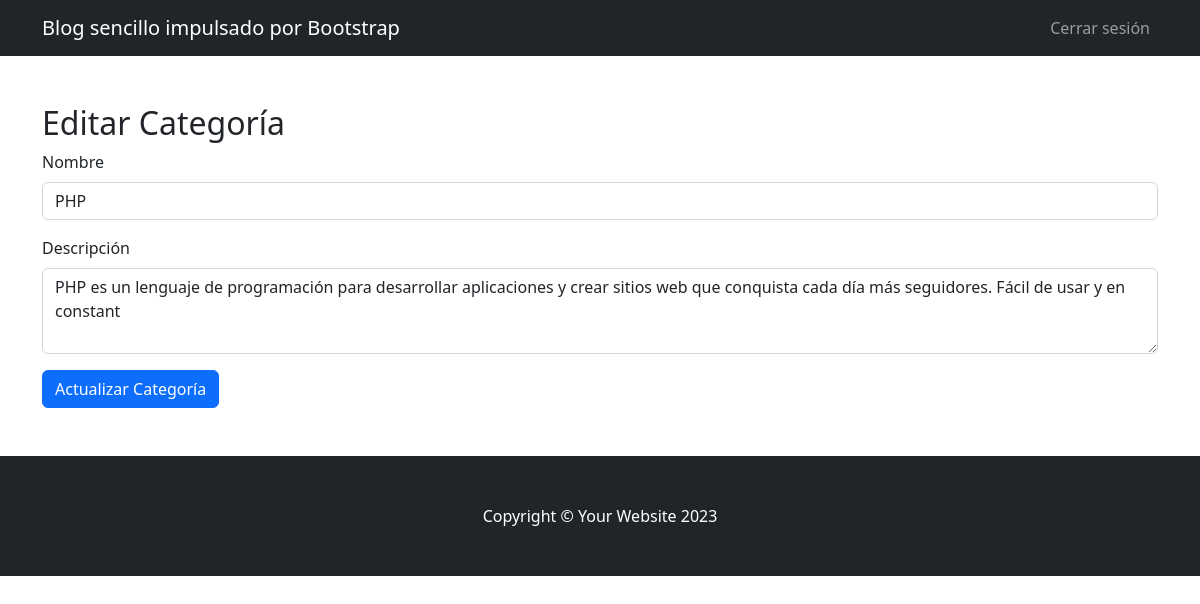
Page /editar_categoria.php?id_categoria=1 (signed in) on the committed database.
### tables this page shows
CREATE TABLE IF NOT EXISTS `categoria` (
  `id_categoria` int NOT NULL AUTO_INCREMENT,
  `nombre_categoria` varchar(50) NOT NULL,
  `descripcion_categoria` varchar(150) NOT NULL,
  PRIMARY KEY (`id_categoria`)
);

### editar_categoria.php (the view, shortened to what this page needs)
<?php
include('includes/header.php');
$id_categoria = $_GET['id_categoria'];
$sql = "SELECT * FROM categoria WHERE id_categoria = :id_categoria";
$stmt = $conn->prepare($sql);
$stmt->bindParam(':id_categoria', $id_categoria, PDO::PARAM_INT);
$stmt->execute();
$categoria = $stmt->fetch(PDO::FETCH_ASSOC);
?>
<div class="container mt-5 mb-5">
    <h2>Editar Categoría</h2>
    <form action="editar_categoria.php?id_categoria=<?php echo $categoria['id_categoria']; ?>" method="POST">
        <div class="mb-3">
            <label for="nombre" class="form-label">Nombre</label>
            <input type="text" class="form-control" id="nombre" name="nombre"
                value="<?php echo htmlspecialchars($categoria['nombre_categoria']); ?>" required>
        </div>
        <div class="mb-3">
            <label for="descripcion" class="form-label">Descripción</label>
            <textarea class="form-control" id="descripcion" name="descripcion" rows="3"
                required><?php echo htmlspecialchars($categoria['descripcion_categoria']); ?></textarea>
        </div>
        <button type="submit" class="btn btn-primary">Actualizar Categoría</button>
    </form>
</div>
<?php include('includes/footer.php'); ?>

### rows in the picture
categoria: nombre "PHP", descripcion "PHP es un lenguaje de programación para desarrollar aplicaciones y crear sitios web que conquista cada día más seguidores. Fácil de usar y en constant"
